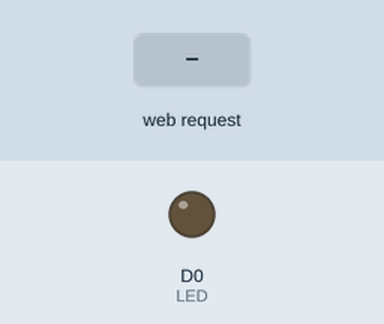
Recording of a sketch running on a simulated ESP8266 (NodeMCU). Parts: output pins drawn as LEDs (lit = HIGH). Inputs (shaded band) come from the test bench. WiFi joins after 1.5 s; servers stay silent unless stated; what the sketch prints to the serial monitor is not drawn.

Above: at 2.7 s.
2.8 s: HTTP request GET /led_set?state=1 received
At 3.2 s:
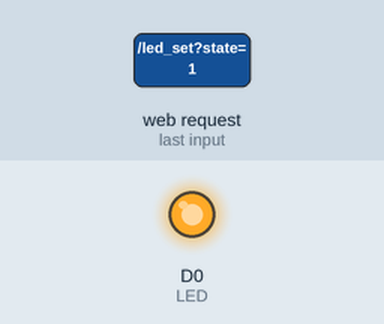
4.3 s: HTTP request GET /led_set?state=0 received
5.8 s: HTTP request GET /led_set?state=2 received
Timing chart, 0 to 8.8 s (numbered marks = the images above; inputs shaded):
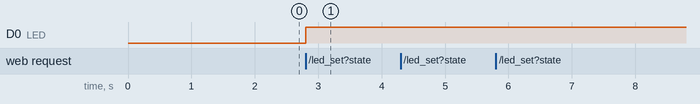

The sketch:

teste_webserver_portico_v01.ino
```cpp
#include <ESP8266WiFi.h>

#include <WiFiClient.h>

#include <ESP8266WebServer.h>

#include <SoftwareSerial.h>

#include "index.h"

#define LED D0
#define D7 13 // RX
#define D8 15 // TX


const char* ssid = "LSM_NET";

const char* password = "lsm12345678";

ESP8266WebServer server(80);

SoftwareSerial mySerial(D7, D8); // RX = D7, TX  = D8


void handleRoot()

{

 String s = webpage;

 server.send(200, "text/html", s);

}


void sensor_data()

{

  Serial.begin(115200); // abre a porta serial, configura a taxa de transferência para 9600 bps
  mySerial.begin(115200);
  int dados;
 //int a = analogRead(A0);

 //int temp= a/4.35;


if (mySerial.available() > 0){


       dados = mySerial.read();

    String dados_pot = String(dados);
    mySerial.print(dados); // Imprime o caractere no monitor serial
    Serial.print(dados); // Imprime o caractere no monitor serial
    Serial.write(dados);
    server.send(200, "text/plane", dados_pot);


}


 //  int temp= a;
// String sensor_value = String(temp);

 //server.send(200, "text/plane", sensor_value);

}


void led_control()

{

    mySerial.begin(115200);

 String state = "OFF";

 String act_state = server.arg("state");

 if(act_state == "1")


 {

  digitalWrite(LED,HIGH); //LED ON

  state = "ON";

  Serial.println(" MOTOR X");
   mySerial.println("1") ;

 }


  if(act_state == "0") {

 Serial.println(" MOTOR Y");
  mySerial.println("2") ;

  }


  if(act_state == "2") {

 Serial.println(" MOTOR Z");
  mySerial.println("3") ;

  }

    if(act_state == "3") {

 Serial.println(" DESLIGAR ");
  mySerial.println("4") ;

  }

    if(act_state == "4") {

 Serial.println(" LIGAR ");
  mySerial.println("5") ;

  }

 server.send(200, "text/plane", state);

}


void setup(void)

{

  Serial.begin(115200);

  WiFi.begin(ssid, password);

  Serial.println("");

  pinMode(LED,OUTPUT);


  while (WiFi.status() != WL_CONNECTED)

  {

    Serial.print("Connecting...");

  }

  Serial.println("");

  Serial.print("Connected to ");

  Serial.println(ssid);

  Serial.print("IP address: ");

  Serial.println(WiFi.localIP());


  server.on("/", handleRoot);

  server.on("/led_set", led_control);

  server.on("/adcread", sensor_data); // valor  do sensor

  server.begin();

}


void loop(void)

{

  server.handleClient();

}
```

index.h
```cpp
const char webpage[] PROGMEM = R"=====(
<!DOCTYPE html>
<html>
<style type="text/css">
.button {
  background-color: #8B0000; /* Green */
  border: none;
  color: white;
  padding: 15px 32px;
  text-align: center;
  text-decoration: none;
  display: inline-block;
  font-size: 16px;
}

  <html>
<head>
  	<title>Botão Almost Flat em HTML</title>
	<style>
		.almost-flat-button {
			display: inline-block;
			padding: 10px 20px;
			background-color: transparent;
			border: 2px solid #d9534f;
			color: #d9534f;
			text-align: center;
			text-decoration: none;
			font-size: 16px;
			font-weight: bold;
			transition: background-color 0.3s ease;
			cursor: pointer;
		}

		.almost-flat-button:hover {
			background-color: #d9534f;
			color: #fff;
		}

		.almost-flat-button:active {
			background-color: #c9302c;
			color: #fff;
			border-color: #c9302c;
		}
	</style>
</head>

    	<title>Botão Almost Flat em HTML</title>
	<style>
		.almost-flat-button {
			display: inline-block;
			padding: 10px 20px;
			background-color: transparent;
			border: 2px solid #d534f;
			color: #d9534f;
			text-align: center;
			text-decoration: none;
			font-size: 16px;
			font-weight: bold;
			transition: background-color 0.3s ease;
			cursor: pointer;
		}

		.almost-flat-button:hover {
			background-color: #d9534f;
			color: #fff;
		}

		.almost-flat-button:active {
			background-color: #c9302c;
			color: #fff;
			border-color: #c9302c;
		}
	</style>
</head>


</style>
<body style="background-color: #f9e79f ">
<center>
<div>


   <style>
        hr {
            height: 1px;
            background-color: red;
            border: none;
        }
    </style>

<h1>Node MCU WEBSERVER INSPER</h5>

  <html>

         <hr>
         <h3><marquee> Teste Controle de Motores <BR></marquee><h3>
         <hr>

 <h3>MOTORES</h3>

  <button class="almost-flat-button" onclick="send(1)">MOTOR X</button>
  <button class="almost-flat-button" onclick="send(0)">MOTOR Y</button> <BR>
  <BR>

  <button class="almost-flat-button" onclick="send(2)">MOTOR Z</button> <BR>
  <BR>

  <hr>
  <h3> Acionamento do Rele  <BR><h3>
    <hr>
  <button class="almost-flat-button" onclick="send(3)">LIGAR</button> <BR>
<BR>
<button class="almost-flat-button" onclick="send(4)">DESLIGAR</button> <BR>

</div>
 <br>
<div><h2>
   <hr>

         <h3>Leitura dos Passos  </h3>
           Motor X: <span id="adc_val">0</span><br><br>
           Motor Y: <span id="adc_val">0</span><br><br>
           Motor Z: <span id="adc_val">0</span><br><br>
      <hr>

  LED State: <span id="state">NA</span>

        <hr>
</h2>
</div>
<script>
function send(led_sts)
{
  var xhttp = new XMLHttpRequest();
  xhttp.onreadystatechange = function() {
    if (this.readyState == 4 && this.status == 200) {
      document.getElementById("state").innerHTML = this.responseText;
    }
  };
  xhttp.open("GET", "led_set?state="+led_sts, 0);
  xhttp.open("GET", "led_set?state="+led_sts, 1);
  xhttp.open("GET", "led_set?state="+led_sts, 2);
  xhttp.open("GET", "led_set?state="+led_sts, 3);
  xhttp.open("GET", "led_set?state="+led_sts, 4);
  xhttp.send();
}
setInterval(function()
{
  getData();
}, 2000);
function getData() {
  var xhttp = new XMLHttpRequest();
  xhttp.onreadystatechange = function() {
    if (this.readyState == 4 && this.status == 200) {
      document.getElementById("adc_val").innerHTML =
      this.responseText;
    }
  };
  xhttp.open("GET", "adcread", true);
  xhttp.send();
}
</script>
</center>
</body>
</html>
)=====";
```

Measured:
- after the input at 2.8 s, D0 (LED): LOW → HIGH at once
- after the input at 4.3 s, every drawn part: stays the same
- after the input at 5.8 s, every drawn part: stays the same
